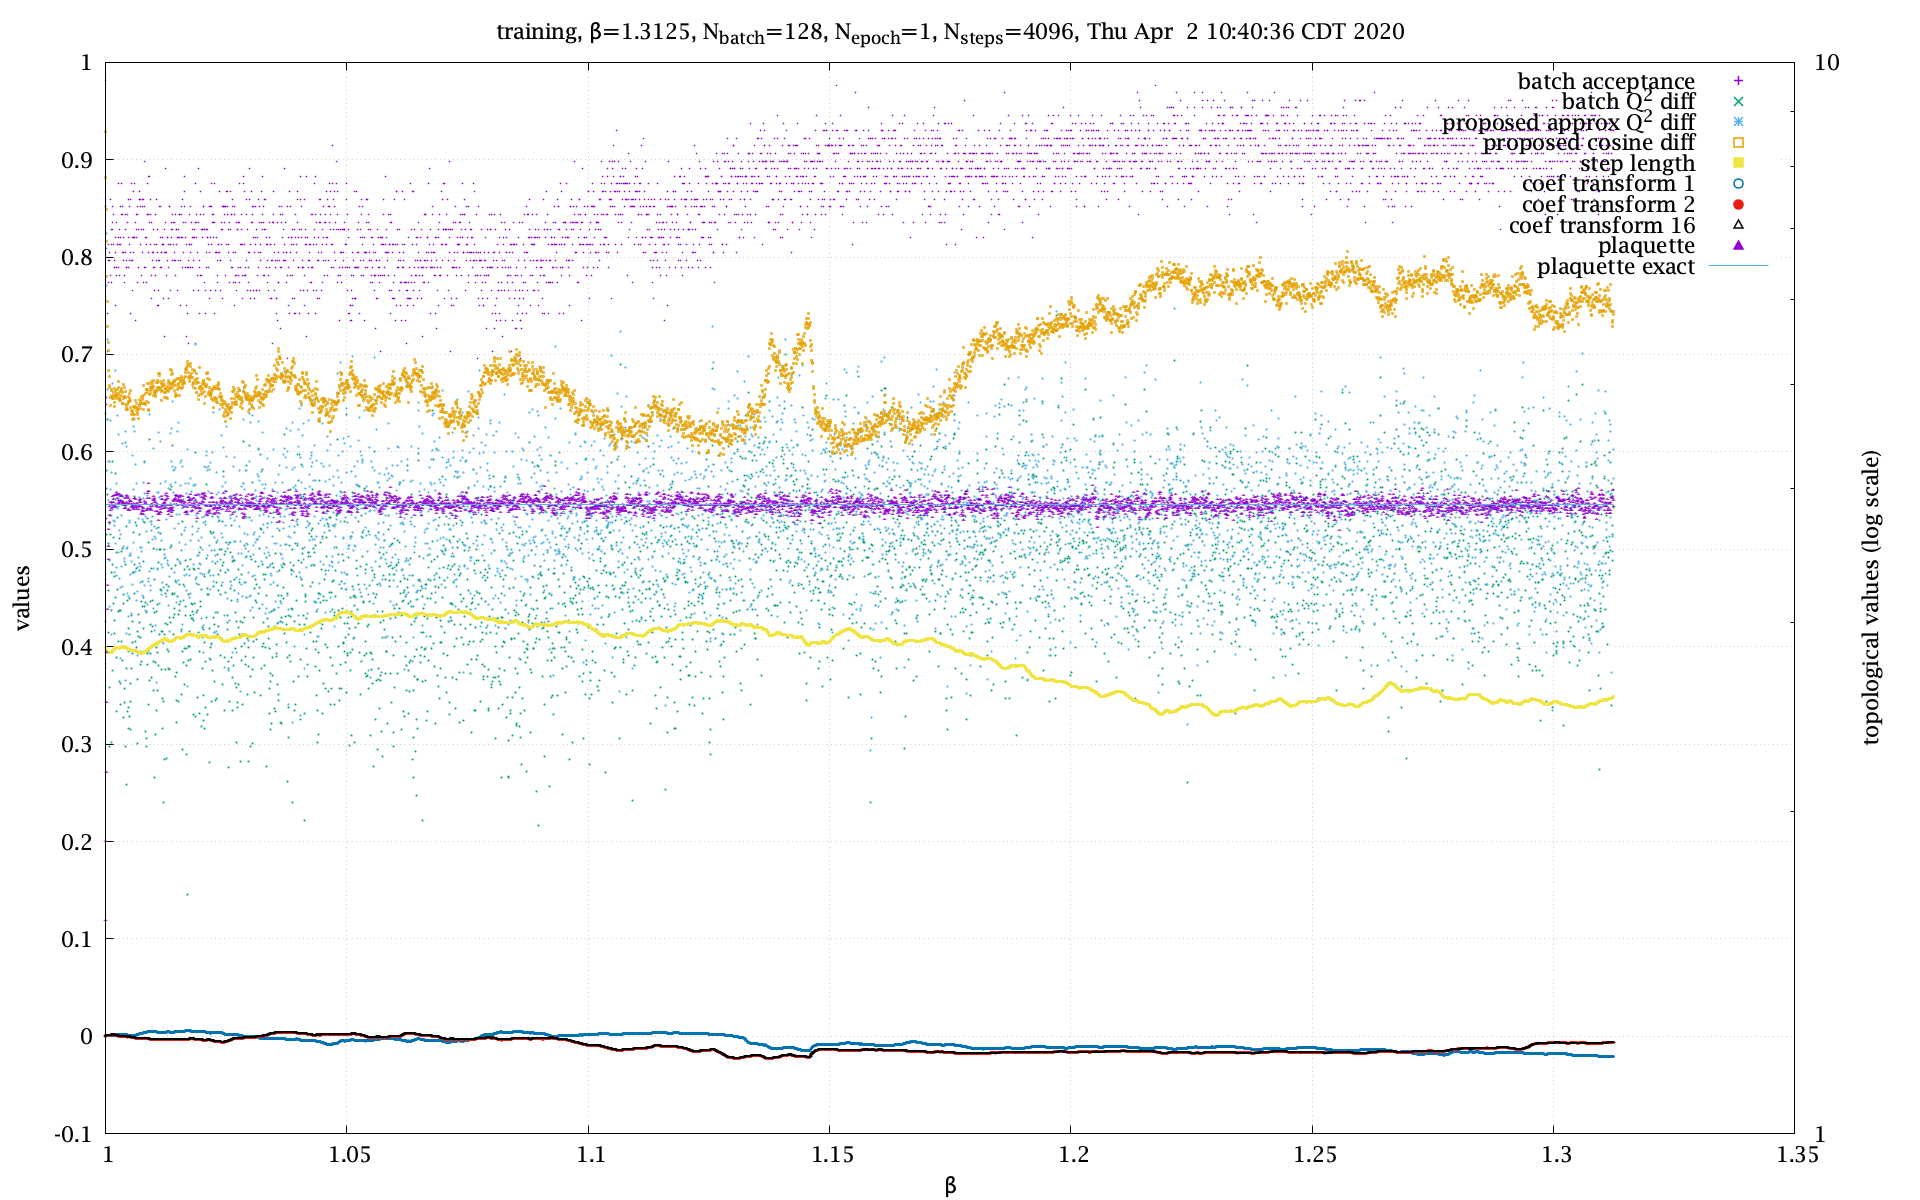

Here is the gnuplot script that generated this plot:
#!/usr/bin/env gnuplot
set term pngcairo size 1920,1200 font "Lucida Bright OT,16"
set output ARG0[*:strlen(ARG0)-2].'png'
beta='1.3125'
batch=32
epoch=1
steps=4096
file='r1.log'

j(ex)="<jconsole -js 'exit echo ".ex."'"
$plaq<<e
(,: 1 bi % 0 bi=:1 : '"'"'(i.0) H. (1+m)@(0.25&*)@*: * ^&m@-: % (!m)"_'"'"')
e
plaqStep=j('($~2,~2%~#),|:(,~(e%~b,0)-~])' . $plaq[1] . '>:(b=:'.beta.'-1)*e%~>:i.e=:'.epoch)
steptobeta(n)=1.+(beta-1.)*n/steps/epoch

set pointsize 0.25

set log y2
set ytics nomirror
set y2tics nomirror

set grid

set title 'training, β=' . beta . ', N_{batch}=' . batch . ', N_{epoch}=' . epoch . ', N_{steps}=' . steps . ', ' . "`date`"
set xlabel 'β'
set ylabel 'values'
set y2label 'topological values (log scale)'

plot \
	"<awk -F '[][,: ]*' '/^accept/{x=0;for(i=2;i<NF;++i){x+=$i}print x/(NF-2)}' ".file u (steptobeta($0)):1 w p t 'batch acceptance', \
	"<awk -F '[][,: ]*' '/^topo:/{x=0;for(i=2;i<NF;++i){qq[i]=$i*$i;x+=(qo[i]-qq[i])**2}print x/(NF-2); for(i in qq)qo[i]=qq[i]}' ".file u (steptobeta($0)):1 w p t 'batch Q^2 diff', \
	"<awk -F '[][,: ]*' '/^cosDiff/{x=0;for(i=2;i<NF;++i){x+=$i}print x/(NF-2)}' ".file u (steptobeta($0)):1 w p t 'proposed cosine diff', \
	"<awk -F '[][,: ]*' '/^topoDiff/{x=0;for(i=2;i<NF;++i){x+=$i}print x/(NF-2)}' ".file u (steptobeta($0)):1 axes x1y2 w p t 'proposed approx Q^2 diff', \
	"<awk -F '[][,: ]*' '/^weights/{print $2}' ".file u (steptobeta($0)):1 w p t 'step length', \
	"<awk -F '[][,: ]*' 'w==1{print $2} w>0{w--} /^weights/{w=1}' ".file u (steptobeta($0)):(atan($1)/pi) w p t 'coef transform 1', \
	"<awk -F '[][,: ]*' 'w==1{print $2} w>0{w--} /^weights/{w=2}' ".file u (steptobeta($0)):(atan($1)/pi) w p t 'coef transform 2', \
	"<awk -F '[][,: ]*' 'w==1{print $2} w>0{w--} /^weights/{w=16}' ".file u (steptobeta($0)):(atan($1)/pi) w p t 'coef transform 16', \
	"<awk -F '[][,: ]*' '/^plaq/{x=0;for(i=2;i<NF;++i){x+=$i}print x/(NF-2)}' ".file u (steptobeta($0)):1 w p t 'plaquette', \
	plaqStep w l t 'plaquette exact'
